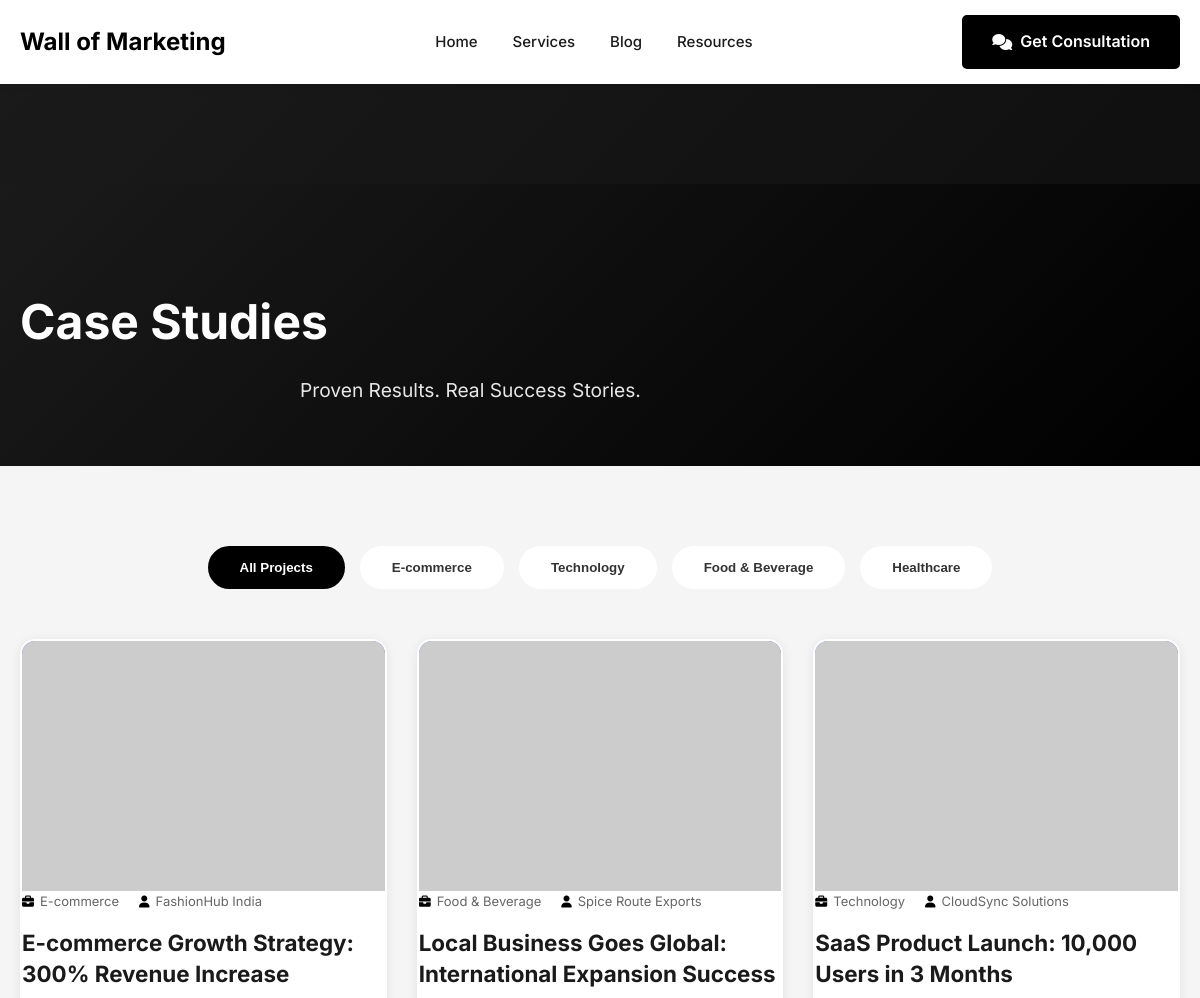
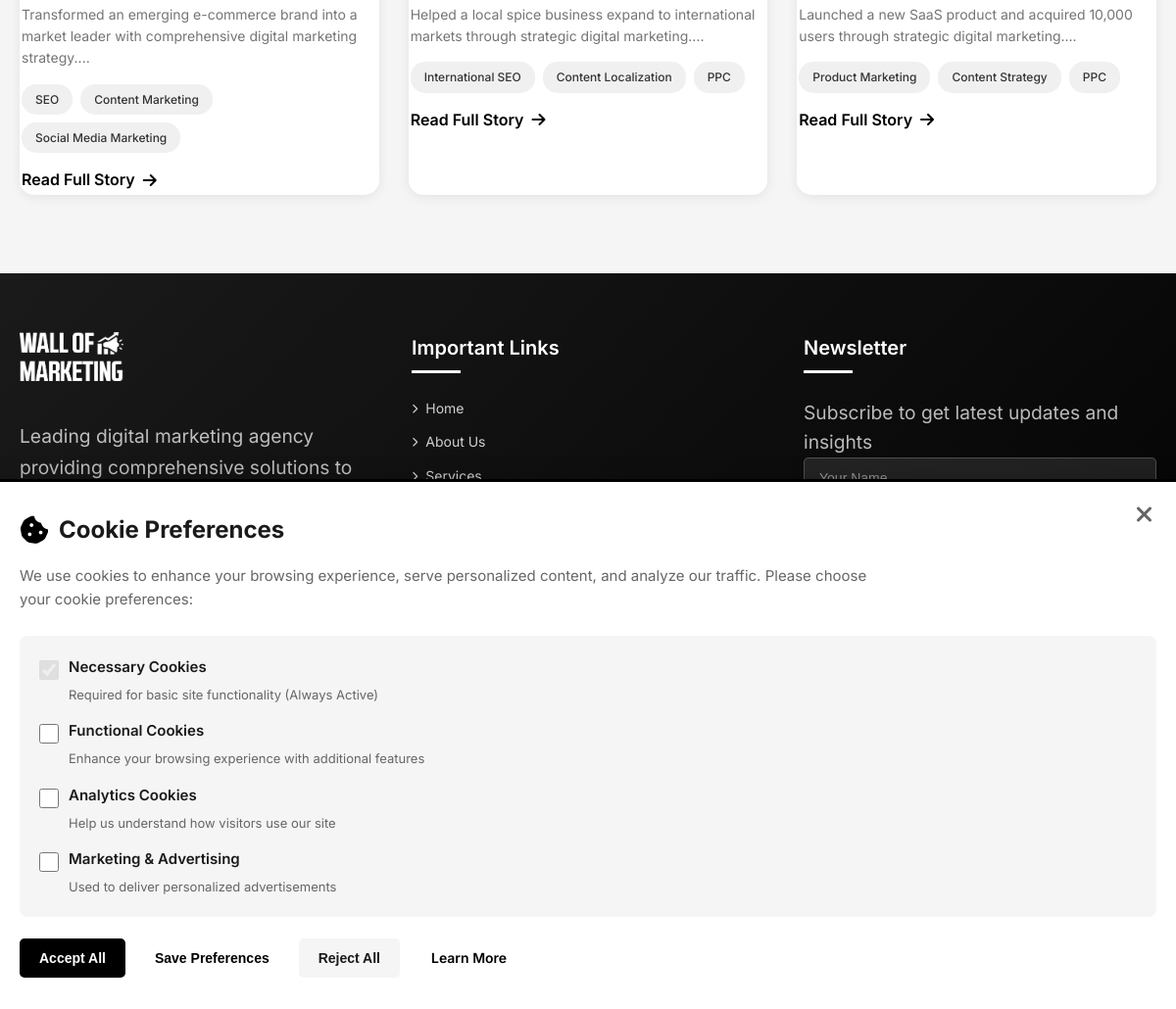
Page /case-studies.php on the committed database (2 pictures, top to bottom).
### tables this page shows
CREATE TABLE `case_studies` (
  `id` int(11) NOT NULL AUTO_INCREMENT,
  `title` varchar(255) NOT NULL,
  `slug` varchar(255) NOT NULL,
  `client_name` varchar(255) NOT NULL,
  `industry` varchar(100) DEFAULT NULL,
  `project_type` varchar(100) DEFAULT NULL,
  `featured_image` varchar(255) DEFAULT NULL,
  `banner_image` varchar(255) DEFAULT NULL,
  `short_description` text DEFAULT NULL,
  `challenge` text DEFAULT NULL,
  `solution` text DEFAULT NULL,
  `results` text DEFAULT NULL,
  `testimonial` text DEFAULT NULL,
  `testimonial_author` varchar(255) DEFAULT NULL,
  `testimonial_position` varchar(255) DEFAULT NULL,
  `duration` varchar(100) DEFAULT NULL,
  `budget` varchar(100) DEFAULT NULL,
  `technologies` text DEFAULT NULL,
  `services_provided` text DEFAULT NULL,
  `website_url` varchar(255) DEFAULT NULL,
  `meta_title` varchar(255) DEFAULT NULL,
  `meta_description` text DEFAULT NULL,
  `meta_keywords` text DEFAULT NULL,
  `status` enum('draft','published') DEFAULT 'published',
  `featured` tinyint(1) DEFAULT 0,
  `display_order` int(11) DEFAULT 0,
  `views` int(11) DEFAULT 0,
  `created_at` timestamp NOT NULL DEFAULT current_timestamp(),
  `updated_at` timestamp NOT NULL DEFAULT current_timestamp() ON UPDATE current_timestamp(),
  PRIMARY KEY (`id`)
);

### includes/functions.php (called while the page is built, shortened)
<?php
function getAllCaseStudies($db, $limit = null, $featured_only = false) {
    try {
        $sql = "SELECT * FROM case_studies WHERE status = 'published'";
        $sql .= " ORDER BY display_order ASC, created_at DESC";
        return $db->query($sql)->fetchAll();
    } catch(Exception $e) {
        error_log("Error fetching case studies: " . $e->getMessage());
        return [];
    }
}
?>

### case-studies.php (the view, shortened to what this page needs)
<?php require_once 'includes/header.php'; ?>
<section class="page-hero">
<section class="page-hero">
    <div class="container">
        <h1>Case Studies</h1>
        <p>Proven Results. Real Success Stories.</p>
    </div>
</section>
<section class="case-studies-page">
    <div class="container">
        <div class="filter-tabs">
            <button class="filter-tab active" data-filter="all">All Projects</button>
            <button class="filter-tab" data-filter="E-commerce">E-commerce</button>
            <button class="filter-tab" data-filter="Technology">Technology</button>
            <button class="filter-tab" data-filter="Food & Beverage">Food & Beverage</button>
            <button class="filter-tab" data-filter="Healthcare">Healthcare</button>
        </div>
        <div class="case-studies-grid">
            <?php
            $caseStudies = getAllCaseStudies($db);
            foreach ($caseStudies as $caseStudy):
            ?>
            <article class="case-study-card" data-industry="<?php echo htmlspecialchars($caseStudy['industry']); ?>">
                <div class="case-study-image">
                    <img src="<?php echo htmlspecialchars($caseStudy['featured_image']); ?>"
                         alt="<?php echo htmlspecialchars($caseStudy['title']); ?>"
                         onerror="this.src='https://via.placeholder.com/600x400/000000/FFFFFF?text=Case+Study'">
                </div>
                <div class="case-study-content">
                    <div class="case-study-meta">
                        <span class="industry">
                            <i class="fas fa-briefcase"></i>
                            <?php echo htmlspecialchars($caseStudy['industry']); ?>
                        </span>
                        <span class="client">
                            <i class="fas fa-user"></i>
                            <?php echo htmlspecialchars($caseStudy['client_name']); ?>
                        </span>
                    </div>
                    <h3>
                        <a href="case-studies/<?php echo $caseStudy['slug']; ?>">
                            <?php echo htmlspecialchars($caseStudy['title']); ?>
                        </a>
                    </h3>
                    <p><?php echo htmlspecialchars(substr($caseStudy['short_description'], 0, 150)); ?>...</p>
                    <?php if ($caseStudy['services_provided']): ?>
                    <div class="case-study-tags">
                        <?php
                        $services = array_slice(explode(',', $caseStudy['services_provided']), 0, 3);
                        foreach ($services as $service):
                        ?>
                        <span class="tag"><?php echo trim($service); ?></span>
                        <?php endforeach; ?>
                    </div>
                    <?php endif; ?>
                    <a href="case-studies/<?php echo $caseStudy['slug']; ?>" class="read-more">
                        Read Full Story <i class="fas fa-arrow-right"></i>
                    </a>
                </div>
            </article>
            <?php endforeach; ?>
        </div>
    </div>
</section>
<?php require_once 'includes/footer.php'; ?>

### rows in the picture
case_studies: industry "E-commerce", client_name "FashionHub India", title "E-commerce Growth Strategy: 300% Revenue Increase", short_description "Transformed an emerging e-commerce brand into a market leader with comprehensive digital marketing strategy.", services_provided "SEO", services_provided "Content Marketing", services_provided "Social Media Marketing"
case_studies: industry "Food & Beverage", client_name "Spice Route Exports", title "Local Business Goes Global: International Expansion Success", short_description "Helped a local spice business expand to international markets through strategic digital marketing.", services_provided "International SEO", services_provided "Content Localization", services_provided "PPC"
case_studies: industry "Technology", client_name "CloudSync Solutions", title "SaaS Product Launch: 10,000 Users in 3 Months", short_description "Launched a new SaaS product and acquired 10,000 users through strategic digital marketing.", services_provided "Product Marketing", services_provided "Content Strategy", services_provided "PPC"

### other values in the picture
SITE_NAME "Wall of Marketing"
